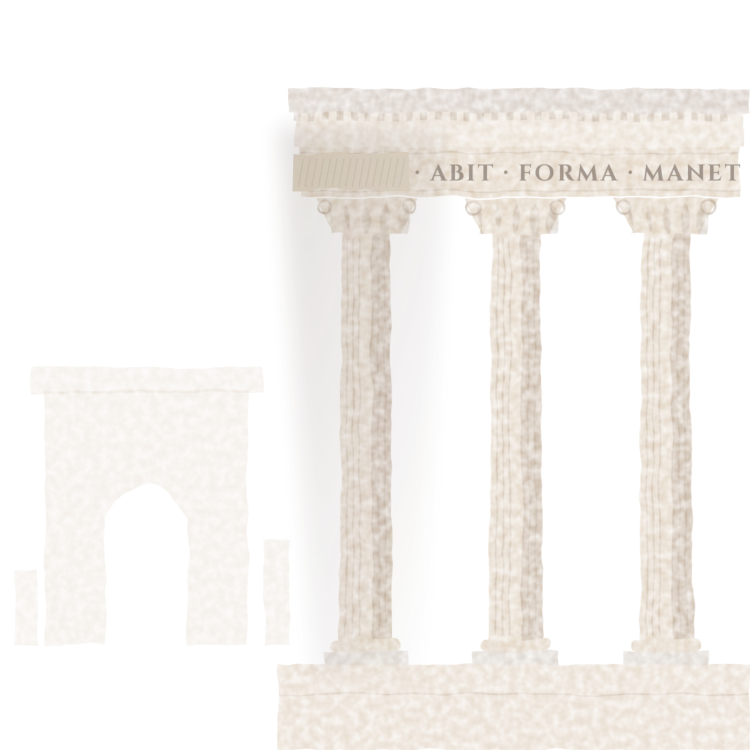
#> input picture src/fundo.webp, 1500 x 1500 px (shown at 1/2 size)
$ python clarear_faixa.py ../../src/fundo.webp out.png 1.0 1.0
#> lines starting #> are read from the running program, lines starting #| are printed output that depends on the picture
"""Clareia um pouco a faixa de sombra da logo do Incognitus e realça as letras dentro dela (16/11/2026)."""
import sys
import numpy as np
from PIL import Image, ImageFilter

ALFA, REALCE = float(sys.argv[3]), float(sys.argv[4])
im = Image.open(sys.argv[1]).convert('RGBA')
#> im is the input picture: PIL image 1500x1500 RGBA; mean R, G, B, A 72.9, 57.4, 40.8, 22.4
a = np.asarray(im).astype(float)
rgb, al = a[..., :3], a[..., 3]
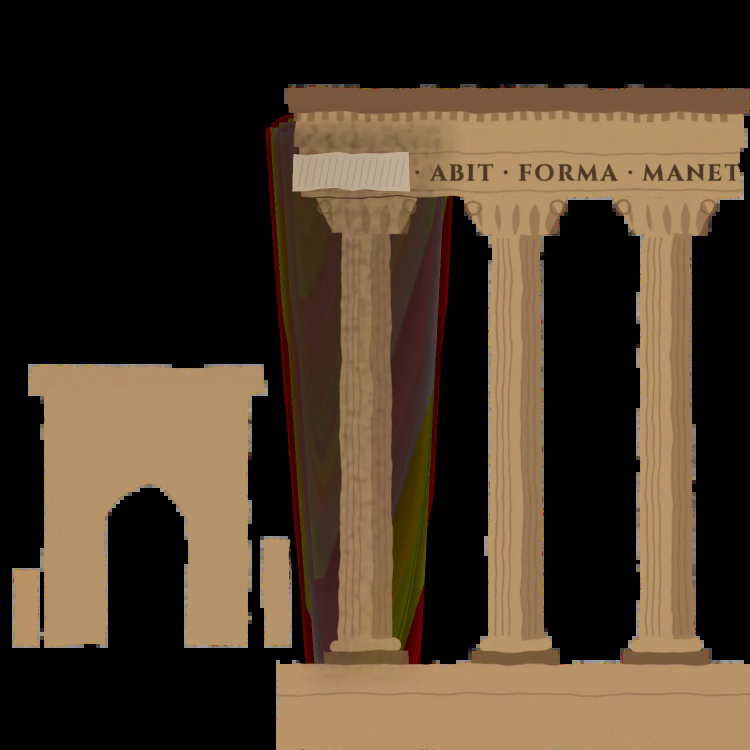
#> rgb: shape (1500, 1500, 3) float64 (shown at 1/2 size); mean R, G, B 72.9, 57.4, 40.8
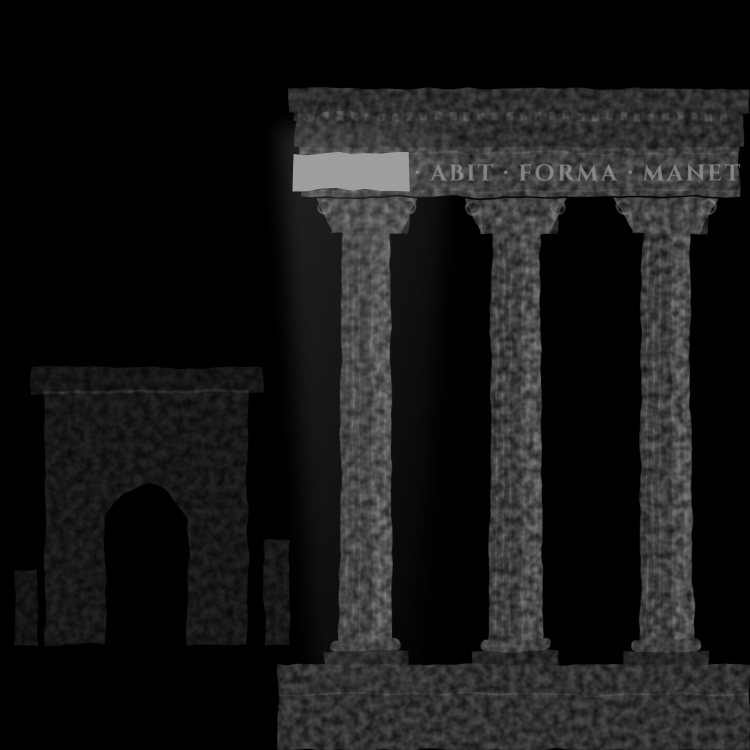
#> al: shape (1500, 1500) float64 (shown at 1/2 size); min 0, max 158, mean 22.4
L = 0.299 * rgb[..., 0] + 0.587 * rgb[..., 1] + 0.114 * rgb[..., 2]
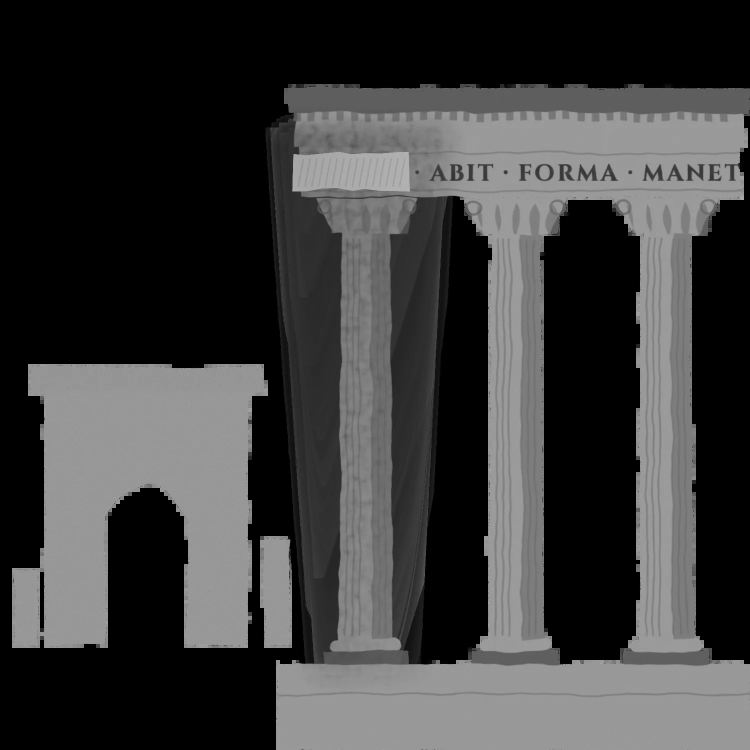
#> L: shape (1500, 1500) float64 (shown at 1/2 size); min 0, max 203.9, mean 60.1
H, W = L.shape
#> H = 1500; W = 1500
base = np.median(L[300:360, 150:870][al[300:360, 150:870] > 200])
#> base = nan
f = np.ones(H)
#> f = 1500 values from 1 to 1
for y in range(H):
    m = al[y, 150:870] > 200
    if m.sum() > 50:
        f[y] = min(1.0, np.median(L[y, 150:870][m]) / base)
# suaviza o perfil e só vale onde há sombra de verdade (a faixa do meio)
k = np.ones(15) / 15
f = np.convolve(np.pad(f, 7, mode='edge'), k, mode='valid')
f[:330] = 1; f[700:] = 1
ganho = f ** (-ALFA)
#> ganho = 1500 values, max 1 at index 330, min 1 at index 0, mean 1
novo = rgb * ganho[:, None, None]
# realce local das letras dentro da faixa: o detalhe (a imagem menos a borrada) cresce onde a sombra é forte
peso = np.clip((1 - f) / (1 - f.min() + 1e-6), 0, 1)
#> peso = 1500 values, max 1.11e-10 at index 330, min 0 at index 0, mean 2.74e-11
img_n = Image.fromarray(np.clip(novo, 0, 255).astype(np.uint8))
borrada = np.asarray(img_n.filter(ImageFilter.GaussianBlur(10))).astype(float)
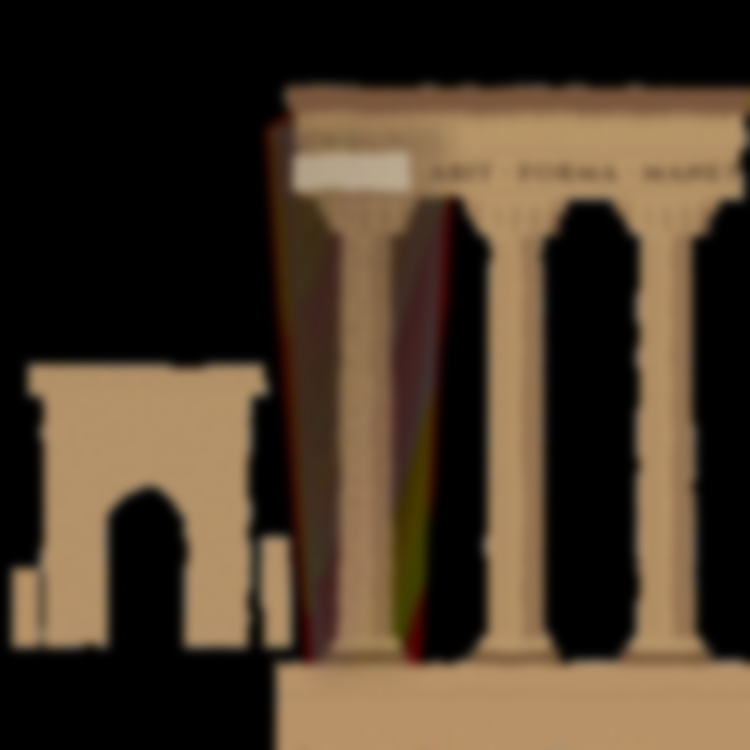
#> borrada: shape (1500, 1500, 3) float64 (shown at 1/2 size); mean R, G, B 72.9, 57.4, 40.7
novo = borrada + (novo - borrada) * (1 + (REALCE - 1) * peso[:, None, None])
out = np.dstack([np.clip(novo, 0, 255), al]).astype(np.uint8)
Image.fromarray(out, 'RGBA').save(sys.argv[2])
